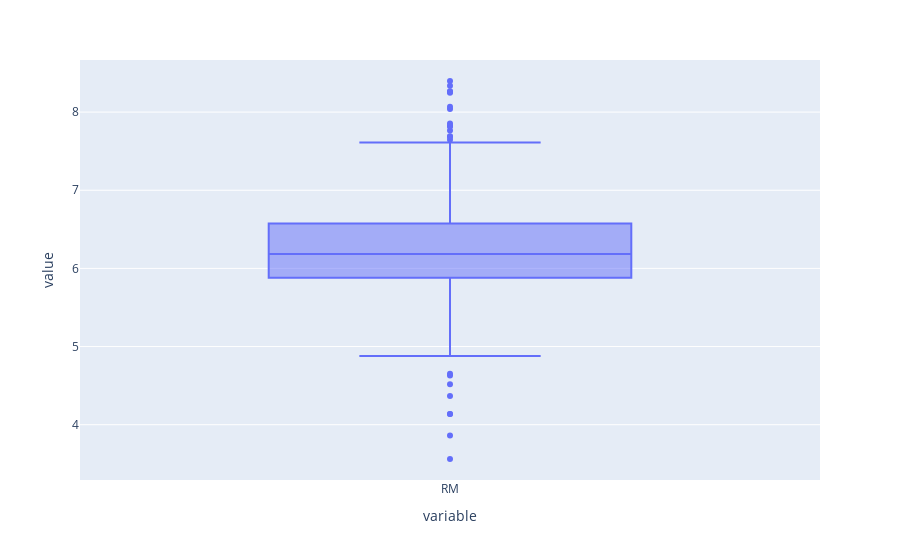

The code cell stored with this chart in its notebook:
### Code cell
analise(df['RM'])

### Figure 1 — Plotly figure (JSON) as saved in the notebook; plotly's stock layout.template omitted (floating-point values rounded to 4 significant figures; data arrays with more than 128 entries replaced by an {"elided": "..."} marker saying what was removed)
{"data": [{"alignmentgroup": "True", "hovertemplate": "variable=%{x}<br>value=%{y}<extra></extra>", "legendgroup": "", "marker": {"color": "#636efa"}, "name": "", "notched": false, "offsetgroup": "", "orientation": "v", "showlegend": false, "type": "box", "x": {"elided": "489 str values"}, "x0": " ", "xaxis": "x", "y": {"elided": "489 float values"}, "y0": " ", "yaxis": "y"}], "layout": {"boxmode": "group", "legend": {"tracegroupgap": 0}, "margin": {"t": 60}, "xaxis": {"anchor": "y", "domain": [0, 1], "title": {"text": "variable"}}, "yaxis": {"anchor": "x", "domain": [0, 1], "title": {"text": "value"}}}}
